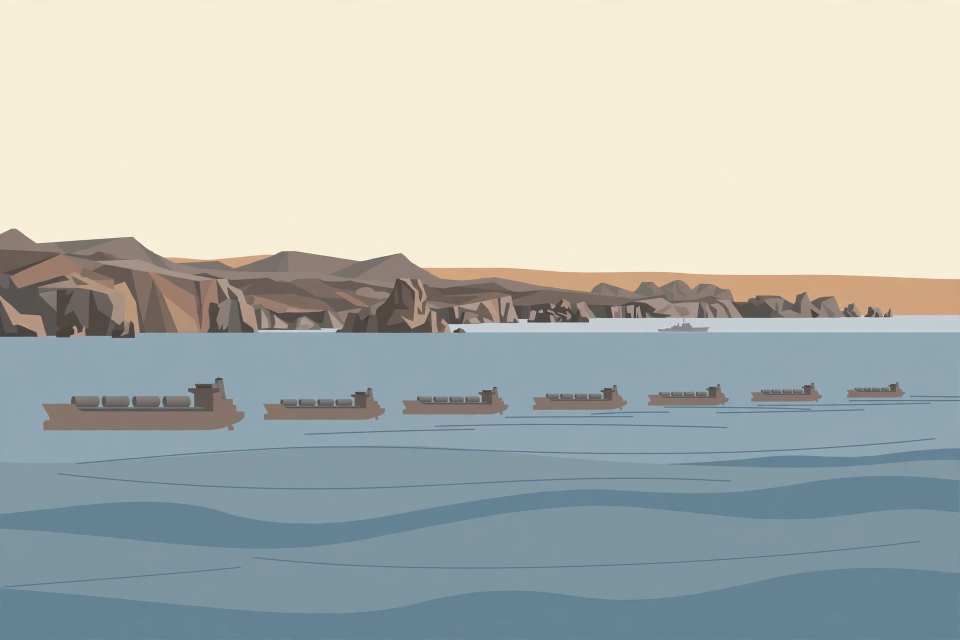
#> input picture assets2/hero-hormuz.png, 1920 x 1280 px (shown at 1/2 size)
$ python compose.py
#> lines starting #> are read from the running program, lines starting #| are printed output that depends on the picture
#!/usr/bin/env python3
"""Compose the news-image-20261121 entry: a dense newspaper front page.

THE WORLD IN ONE DAY — Saturday 21 November 2026.
47 real stories reported on 21 Nov 2026, 7 regions, 18 fields.
Flat vector illustrations (generated with the image model, no real photos).
All type drawn with PIL. Output: 1024x1024 JPEG bytes saved as entry.png.
"""
import os
from PIL import Image, ImageDraw, ImageFont

BASE = os.path.dirname(os.path.abspath(__file__))
ASSETS = os.path.join(BASE, "assets2")

W, H = 1024, 1024
PAPER = (246, 240, 220)
INK = (28, 26, 22)
GREY = (107, 100, 85)
RULE = (28, 26, 22)
RED = (163, 29, 29)
LAND = (227, 217, 189)
LAND_LINE = (150, 138, 110)
SEA = (223, 232, 228)

SERIF = "/usr/share/fonts/truetype/noto/NotoSerif-Bold.ttf"
SANS = "/usr/share/fonts/truetype/dejavu/DejaVuSans.ttf"
SANSB = "/usr/share/fonts/truetype/dejavu/DejaVuSans-Bold.ttf"


def font(path, size):
    return ImageFont.truetype(path, size)


def wrap(draw, s, f, max_w, max_lines=None):
    """Word-wrap s to max_w; returns list of lines (clamped to max_lines)."""
    words, lines, cur = s.split(), [], ""
    for w in words:
        trial = (cur + " " + w).strip()
        if draw.textlength(trial, font=f) <= max_w:
            cur = trial
        else:
            if cur:
                lines.append(cur)
            cur = w
    if cur:
        lines.append(cur)
    if max_lines is not None and len(lines) > max_lines:
        lines = lines[:max_lines]
        while lines and draw.textlength(lines[-1] + "...", font=f) > max_w:
            lines[-1] = lines[-1][:-1]
        lines[-1] = lines[-1] + "..."
    return lines


def fit_check(draw, s, f, max_w, max_lines, label):
    lines = wrap(draw, s, f, max_w, None)
    if len(lines) > max_lines:
        print(f"OVERFLOW {label}: {len(lines)} lines > {max_lines}: {s[:60]}")
    return lines


def cover(im, w, h):
    """Centre-crop image to fill w x h."""
    iw, ih = im.size
    s = max(w / iw, h / ih)
    im = im.resize((round(iw * s), round(ih * s)), Image.LANCZOS)
    x = (im.width - w) // 2
    y = (im.height - h) // 2
    return im.crop((x, y, x + w, y + h))


CONF_COLORS = {
    "CONFIRMED": (30, 107, 58),
    "REPORTED": (43, 95, 138),
    "CLAIM": (163, 91, 0),
    "FORECAST": (107, 91, 149),
    "OFFICIAL": (28, 26, 22),
}


def chip(draw, x, y, text, f, fill):
    w = draw.textlength(text, font=f) + 10
    h = 14
    draw.rounded_rectangle([x, y, x + w, y + h], radius=3, fill=fill)
    draw.text((x + 5, y + 2), text, font=f, fill=(255, 255, 255))
    return w


def num_chip(draw, x, y, n, size=16):
    f = font(SANSB, 10 if size <= 16 else 12)
    draw.rectangle([x, y, x + size, y + size], fill=RED)
    t = str(n)
    tw = draw.textlength(t, font=f)
    draw.text((x + (size - tw) / 2, y + (size - 12) / 2 + 1), t, font=f,
              fill=(255, 255, 255))


# ---------------------------------------------------------------- data
# (num, image, region, field, confidence, headline, summary, source)
HEROES = [
    (1, "hero-hormuz.png", "MIDDLE EAST", "WAR", "CONFIRMED",
     "TRUMP DELAYS IRAN STRIKE TO NEXT YEAR",
     "No decision on new strikes until after the new year. Iran readies a "
     "Kharg convoy to test the blockade; oil income hits zero by mid-Dec.",
     "World Watch · Independent · Iran Intl"),
    (2, "hero-houthi.png", "MIDDLE EAST", "WAR", "CONFIRMED",
     "SAUDI DEFENCES DOWN THREE HOUTHI MISSILES",
     "Coalition air defences intercept three Houthi ballistic missiles "
     "targeting Riyadh, then a Houthi drone.",
     "Arab News · Reuters · AFP"),
    (3, "hero-cyclone.png", "ASIA", "WEATHER", "CONFIRMED",
     "CYCLONE AKVAN FADES; ODISHA SPARED",
     "Akvan weakens after landfall near Gopalpur. 372,000 evacuated, "
     "41 trains cancelled; no major damage reported.",
     "The Hindu · Indian Express"),
    (4, "hero-datacentre.png", "NORTH AMERICA", "TECH", "CONFIRMED",
     "TRUMP THREATENS DATA-CENTRE TAX",
     "US tech firms that build AI data centres overseas will face "
     "tremendous penalties and taxes, Trump says.",
     "AP · Guardian · NYT · Axios · SBS"),
]

# (num, image, region, field, confidence, headline, summary, source)
NUMBERED = [
    (5, "small-poland.png", "EUROPE", "WAR", "REPORTED",
     "EUROPE CONDEMNS MISSILES IN POLAND",
     "Leaders react to Friday's landings; NATO calls it a violation.",
     "Guardian"),
    (6, "small-voyager.png", "NORTH AMERICA", "SPACE", "OFFICIAL",
     "VOYAGER 1 PASSES ONE LIGHT-DAY FROM EARTH",
     "First spacecraft to travel more than a light-day from home.",
     "Reuters · NASA"),
    (7, "small-dragon.png", "NORTH AMERICA", "SPACE", "REPORTED",
     "SPACEX DRAGON HEADS HOME FOR SPLASHDOWN",
     "Cargo craft leaves the station; splashdown due off California.",
     "Xinhua"),
    (8, "small-euuk.png", "EUROPE", "POLITICS", "REPORTED",
     "EU-UK AGREE CLOSEST TIES SINCE BREXIT",
     "Farm trade eased, carbon markets linked, youth mobility from 2028.",
     "BBC · Xinhua"),
    (9, "small-taragas.png", "MIDDLE EAST", "SHIPPING", "REPORTED",
     "LPG TANKER HIT AGAIN IN THE STRAIT",
     "Tara Gas attacked a second time off Oman; a seafarer is missing.",
     "The Hindu"),
    (10, "small-yemen.png", "MIDDLE EAST", "WAR", "CLAIM",
     "41 KILLED IN YEMEN AIRSTRIKES, MEDIA SAY",
     "Strikes attributed to Saudi Arabia kill 41, including 11 children.",
     "Xinhua · al-Masirah"),
    (11, "small-denmark.png", "EUROPE", "ESPIONAGE", "CLAIM",
     "DENMARK EXPELS DIPLOMAT OVER PLOT",
     "Copenhagen expels a diplomat over an alleged plot on Danish soil.",
     "Al Jazeera"),
    (12, "small-ebola.png", "AFRICA", "HEALTH", "REPORTED",
     "CONGO EBOLA OUTBREAK PASSES 11,000 CASES",
     "Bundibugyo strain spreads fast; 5,500 dead, no licensed cure.",
     "Reuters"),
    (13, "small-gupta.png", "NORTH AMERICA", "LAW", "OFFICIAL",
     "US COURT JAILS GUPTA 19 YEARS OVER PLOT",
     "Nikhil Gupta gets 235 months for the plot to kill Pannun in NY.",
     "The Hindu · Reuters"),
    (14, "small-maya.png", "LATIN AMERICA", "SCIENCE", "REPORTED",
     "MAYA STUCCO HEADS UNVEILED IN GUATEMALA",
     "Life-sized 7th-8th century heads unearthed in the Mirador Basin.",
     "Reuters"),
    (15, "small-cummins.png", "OCEANIA", "SPORT", "CONFIRMED",
     "CUMMINS KEEPS THE AUSTRALIAN CAPTAINCY",
     "Pat Cummins will retain the captaincy after meeting Cricket Aus.",
     "ABC"),
    (16, "small-delhi.png", "ASIA", "ENVIRONMENT", "REPORTED",
     "DELHI WAKES TO POOR AIR AS AQI HITS 279",
     "The capital's air stays poor on Saturday morning.",
     "Indian Express"),
]

# (num, headline, confidence) grouped by region for the ALSO columns
ALSO = [
    ("MIDDLE EAST", [
        (17, "US and Israel weigh new strikes on Iran", "REPORTED"),
        (18, "Araghchi rules out uranium transfer", "REPORTED"),
        (19, "Hormuz shipping 65% below pre-war levels", "REPORTED"),
        (20, "Tanker explodes after hitting mines, IRGC says", "CLAIM"),
        (21, "Iran says its strikes on Israel concluded", "CLAIM"),
    ]),
    ("ASIA", [
        (22, "Saudi to triple crude stored in Japan", "REPORTED"),
        (23, "Japan and Chile agree minerals, defence ties", "REPORTED"),
        (24, "Japan weighs nuclear-powered submarines", "REPORTED"),
        (25, "Japan education minister pressed to resign", "REPORTED"),
        (26, "Trump, Xi: humans keep charge of military AI", "REPORTED"),
        (27, "India takes note of Shenzhen summit", "OFFICIAL"),
        (28, "India asks UAE to probe flydubai co-pilot", "REPORTED"),
        (29, "HK seawater fuel from waste heat", "REPORTED"),
        (30, "Homo erectus mastered rainforest in China", "REPORTED"),
        (31, "Nara opens first NY solo show in a decade", "REPORTED"),
    ]),
    ("EUROPE", [
        (32, "Germany, France end FCAS fighter project", "REPORTED"),
        (33, "Coalition troops train in war's shadow", "REPORTED"),
        (34, "Kushner cites Russian openness on guarantees", "CLAIM"),
        (35, "US resumes intel sharing on missile threats", "REPORTED"),
        (36, "NATO scrambles jets as missile strikes Poland", "REPORTED"),
        (37, "Young protesters hit streets across Europe", "REPORTED"),
        (39, "Russian implant regrows bone, scientists say", "REPORTED"),
        (40, "Newcastle host Arsenal in late kick-off", "FORECAST"),
    ]),
    ("AFRICA", [
        (41, "Kenya debates marital consent", "REPORTED"),
        (42, "Ghana MP: where is GH¢100m coders fund?", "REPORTED"),
        (43, "Nigeria mega churches face succession heat", "REPORTED"),
        (44, "Peter Obi declares vote-defence holiday", "REPORTED"),
        (45, "Nigeria Customs suspends 3,852 recruits", "REPORTED"),
    ]),
    ("LATIN AMERICA", [
        (46, "Ecuador extends emergency by 30 days", "REPORTED"),
        (47, "Brazil recalls envoy to Argentina", "REPORTED"),
    ]),
    ("OCEANIA", [
        (38, "Australia, Canada, NZ condemn Russia's war", "OFFICIAL"),
    ]),
]

# Sources behind each ALSO region group (fitted to the column width;
# the two remaining Europe outlets, TPU and Sporting Life, are in the footer)
ALSO_SOURCES = {
    "MIDDLE EAST": "Iran Intl · Xinhua · Vestinger",
    "ASIA": "Kyodo · Hindu · HKUST · Reuters",
    "EUROPE": "Ilkha · AFP · Manifest · Independent",
    "AFRICA": "Daily Nation · GhanaWeb · Punch · Naija News",
    "LATIN AMERICA": "ILKHA",
    "OCEANIA": "MFAT",
}

DATECHECK = [
    "Shenzhen Peace Declaration — signed THU 19 NOV",
    "ICJ: Myanmar guilty of Rohingya genocide — THU 19 NOV",
    "Russian missile lands in Poland — FRI 20 NOV",
    "Australia-China agree AI talks — FRI 20 NOV",
    "US/Venezuela strike on ELN camp — 3-4 NOV",
    "Starship catch; Vulcan's first failure — 14 NOV",
    "ICEYE to buy Avio; NATO Starlift — 17 NOV",
    "NASA RS-25 engine test for Artemis — 19 NOV",
]

# (time, short label, story num) — chronological, evenly spaced stops
TIMELINE = [
    ("00:37", "Houthi missiles down", 2),
    ("01:39", "US-Israel weigh strikes", 17),
    ("01:49", "Cyclone fades", 3),
    ("02:29", "Kharg convoy", 1),
    ("02:41", "Poland reaction", 5),
    ("03:04", "Cummins keeps captaincy", 15),
    ("03:11", "Hormuz shipping -65%", 19),
    ("23:41", "Tanker hits mines", 20),
]

HOW_SURE = [
    ("CONFIRMED", "several major outlets agree"),
    ("REPORTED", "one major outlet"),
    ("CLAIM", "single source, unverified"),
    ("FORECAST", "a prediction, not a result"),
    ("OFFICIAL", "a government or court statement"),
]


# ------------------------------------------------------------ world map
# Simplified continent outlines, (lon, lat). Schematic, not to scale.
CONTINENTS = [
    # North America
    [(-168, 66), (-140, 70), (-120, 72), (-95, 80), (-80, 73), (-75, 62),
     (-65, 60), (-55, 47), (-70, 42), (-75, 35), (-80, 32), (-85, 30),
     (-90, 21), (-97, 16), (-105, 20), (-110, 23), (-120, 34), (-125, 40),
     (-130, 55), (-150, 60), (-165, 60)],
    # Greenland
    [(-58, 64), (-45, 60), (-30, 68), (-40, 76), (-60, 76), (-68, 70)],
    # South America
    [(-80, 10), (-75, 5), (-60, 5), (-50, 0), (-40, -5), (-35, -10),
     (-40, -20), (-48, -28), (-55, -35), (-65, -45), (-70, -55), (-73, -40),
     (-72, -20), (-80, -5), (-81, 0)],
    # Africa
    [(-17, 15), (-10, 30), (-5, 35), (10, 37), (20, 32), (32, 31), (35, 28),
     (40, 15), (48, 11), (51, 10), (45, 0), (40, -10), (35, -18), (32, -28),
     (25, -35), (18, -35), (15, -25), (12, -10), (9, 4), (-8, 5), (-15, 10)],
    # Europe
    [(-10, 36), (-9, 43), (-2, 48), (0, 50), (5, 53), (8, 57), (10, 59),
     (18, 56), (21, 55), (24, 58), (28, 60), (30, 62), (25, 65), (20, 70),
     (15, 70), (10, 64), (5, 60), (-5, 58), (-10, 55), (-12, 50), (-10, 44)],
    # Asia
    [(30, 62), (40, 68), (60, 70), (80, 73), (100, 76), (120, 73), (140, 72),
     (160, 70), (178, 66), (170, 60), (162, 56), (158, 50), (150, 45),
     (140, 40), (130, 35), (127, 33), (122, 30), (120, 25), (110, 20),
     (105, 10), (100, 8), (95, 15), (90, 22), (85, 20), (80, 10), (77, 8),
     (72, 20), (66, 25), (60, 25), (55, 26), (50, 30), (45, 30), (40, 32),
     (35, 36), (30, 36)],
    # Australia
    [(113, -22), (114, -30), (115, -35), (124, -33), (130, -32), (137, -35),
     (140, -38), (145, -38), (150, -37), (153, -27), (150, -22), (146, -19),
     (142, -11), (136, -12), (132, -11), (126, -14), (122, -17), (118, -20)],
    # Japan
    [(130, 31), (133, 34), (137, 35), (140, 38), (142, 42), (145, 44),
     (140, 40), (135, 34), (130, 32)],
    # Britain
    [(-5, 50), (-3, 53), (-5, 56), (-2, 58), (0, 52)],
]

# (story num, lon, lat, place) — pins on the map (nudged so neighbours
# do not overlap at this scale; no pin for 9 Musandam, it sits on Hormuz)
PINS = [
    (1, 55.0, 28.0, "Hormuz"),
    (2, 46.0, 24.5, "Riyadh"),
    (3, 84.9, 19.3, "Gopalpur"),
    (4, -77.0, 38.9, "Washington"),
    (5, 24.0, 50.5, "Lublin"),
    (8, -1.0, 52.0, "London"),
    (10, 42.0, 14.0, "Sanaa"),
    (11, 11.0, 58.5, "Copenhagen"),
    (12, 15.3, -4.3, "Kinshasa"),
    (13, -74.0, 40.7, "New York"),
    (14, -90.5, 14.6, "Guatemala"),
    (15, 151.2, -33.9, "Sydney"),
    (16, 77.2, 28.6, "Delhi"),
]


# [18 lines left out: function draw_map, not called in this run]


# ------------------------------------------------------------ compose
def compose():
    img = Image.new("RGB", (W, H), PAPER)
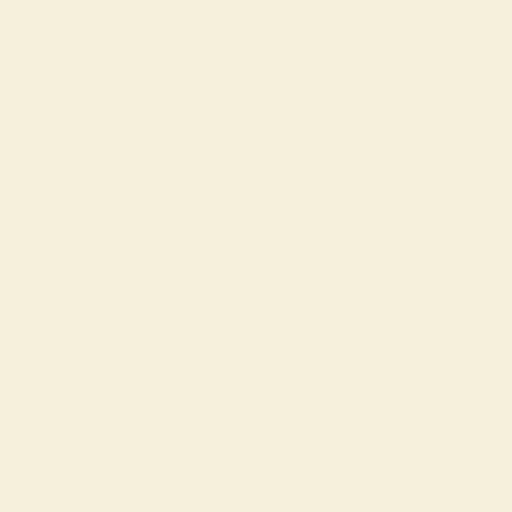
#> img: PIL image 1024x1024 RGB (shown at 1/2 size); mean R, G, B 246, 240, 220
    d = ImageDraw.Draw(img)
    MX = 12  # side margin
    CW = W - 2 * MX  # 1000

    # ---- masthead
    f_title = font(SERIF, 54)
    title = "THE WORLD IN ONE DAY"
    tw = d.textlength(title, font=f_title)
#> tw = 684
    d.text(((W - tw) / 2, 6), title, font=f_title, fill=INK)
    f_date = font(SANSB, 19)
    date = "SATURDAY 21 NOVEMBER 2026"
    tw = d.textlength(date, font=f_date)
#> tw = 331.7
    d.text(((W - tw) / 2, 68), date, font=f_date, fill=INK)
    f_kick = font(SANS, 12)
    d.text((MX, 94), "47 STORIES · 7 REGIONS · 18 FIELDS",
           font=f_kick, fill=INK)
    right = "ALL TIMES UTC · EVERY STORY SOURCED"
    tw = d.textlength(right, font=f_kick)
#> tw = 244.9
    d.text((W - MX - tw, 94), right, font=f_kick, fill=INK)
    d.line([(MX, 112), (W - MX, 112)], fill=RULE, width=3)
    d.line([(MX, 116), (W - MX, 116)], fill=RULE, width=1)

    # ---- timeline: the day in order (evenly spaced stops, times shown)
    y = 121
    f_tl = font(SANSB, 11)
    d.text((MX, y), "THE DAY, IN ORDER", font=f_tl, fill=INK)
    d.text((W - MX - d.textlength("UTC", font=f_tl), y), "UTC",
           font=f_tl, fill=GREY)
    bar_y = 162
    d.line([(MX, bar_y), (W - MX, bar_y)], fill=RULE, width=2)
    n = len(TIMELINE)
    slot = CW / n
    f_time = font(SANSB, 10)
    f_lab = font(SANS, 9)
    for i, (t, lab, num) in enumerate(TIMELINE):
        cx = MX + slot * (i + 0.5)
        d.ellipse([cx - 4, bar_y - 4, cx + 4, bar_y + 4], fill=RED)
        above = (i % 2 == 0)
        tw1 = d.textlength(t, font=f_time)
        tw2 = d.textlength(lab, font=f_lab)
        tx = min(max(cx - max(tw1, tw2) / 2, MX), W - MX - max(tw1, tw2))
        if above:
            d.text((tx, bar_y - 28), t, font=f_time, fill=RED)
            d.text((tx, bar_y - 16), lab, font=f_lab, fill=INK)
        else:
            d.text((tx, bar_y + 8), t, font=f_time, fill=RED)
            d.text((tx, bar_y + 20), lab, font=f_lab, fill=INK)
#> this loop made 8 passes
#> (tw2, tx) on passes 1 to 8: (95.56, 26.72), (102.2, 148.4), (63.28, 292.9), (61.56, 418.7), (69.62, 539.7), (118.2, 640.4), (102.2, 773.4), (78.69, 910.2)

    # ---- heroes: 4 across
    hy = 196
    col_w = (CW - 3 * 8) // 4  # 244
    f_tag = font(SANSB, 9)
    f_hhead = font(SANSB, 16)
    f_hsum = font(SANS, 10)
    f_src = font(SANS, 9)
    for i, (num, image, region, field, conf, head, summ, src) in enumerate(HEROES):
        x = MX + i * (col_w + 8)
        num_chip(d, x, hy, num)
        tag = f"{region} · {field}"
        d.text((x + 21, hy + 2), tag, font=f_tag, fill=GREY)
        chip(d, x + col_w - 62, hy + 1, conf, font(SANSB, 8),
             CONF_COLORS[conf])
        im = Image.open(os.path.join(ASSETS, image)).convert("RGB")
#> im is the input picture: PIL image 1920x1280 RGB; mean R, G, B 177.2, 182.9, 178.1
        img.paste(cover(im, col_w, 104), (x, hy + 20))
#> in cover, `im = im.resize((round(iw * s), round(ih * s)), Image.LANCZOS)`:
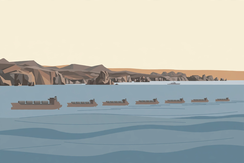
#> im: PIL image 244x163 RGB; mean R, G, B 177.2, 182.9, 178.1
#> in cover, `return im.crop((x, y, x + w, y + h))`:
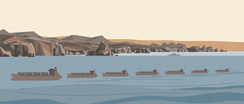
#> returned value: PIL image 244x104 RGB; mean R, G, B 176.5, 180.1, 174.8
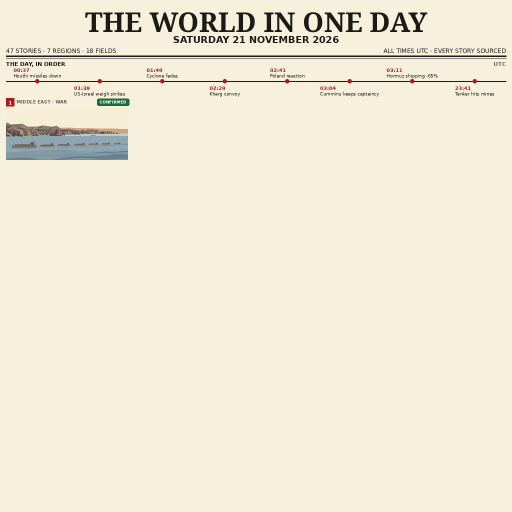
#> img: PIL image 1024x1024 RGB (shown at 1/2 size); mean R, G, B 239.5, 233.7, 214.4
        lines = fit_check(d, head, f_hhead, col_w, 2, f"hero {num} head")
#> lines = ['TRUMP DELAYS IRAN', 'STRIKE TO NEXT YEAR']
        yy = hy + 130
        for ln in lines:
            d.text((x, yy), ln, font=f_hhead, fill=INK)
            yy += 19
#> this loop made 2 passes
#> (ln, yy) on passes 1 to 2: ('TRUMP DELAYS IRAN', 345), ('STRIKE TO NEXT YEAR', 364)
#> after the loop, yy = 364
        lines = fit_check(d, summ, f_hsum, col_w, 3, f"hero {num} sum")
#> lines = 3 items
        yy += 3
#> yy = 367
        for ln in lines:
            d.text((x, yy), ln, font=f_hsum, fill=INK)
            yy += 13
#> this loop made 3 passes
#> yy on passes 1 to 3: 380, 393, 406
#> after the loop, yy = 406
        src_lines = wrap(d, src, f_src, col_w, 1)
#> src_lines = ['World Watch · Independent · Iran Intl']
        d.text((x, yy + 2), src_lines[0], font=f_src, fill=GREY)
    d.line([(MX, 424), (W - MX, 424)], fill=RULE, width=2)

    # ---- numbered: 4 cols x 3 rows
    ny = 432
    cell_w, cell_h = col_w, 78
    f_nhead = font(SANSB, 11)
    f_nsum = font(SANS, 9)
    f_ntag = font(SANSB, 8)
    for i, (num, image, region, field, conf, head, summ, src) in enumerate(NUMBERED):
        col, row = i % 4, i // 4
        x = MX + col * (col_w + 8)
        y = ny + row * (cell_h + 6)
        im = Image.open(os.path.join(ASSETS, image)).convert("RGB")
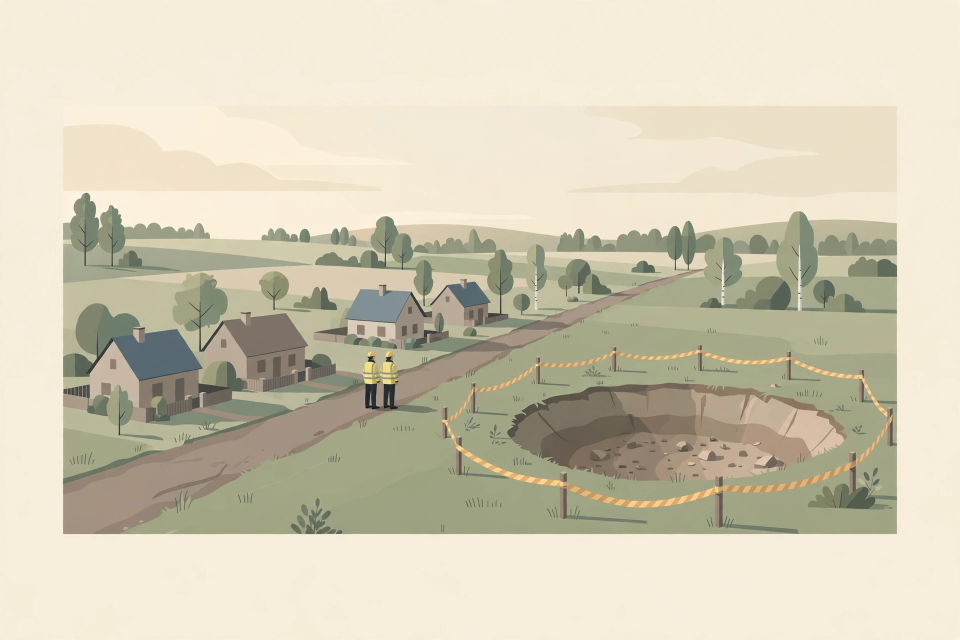
#> input picture assets2/small-poland.png, 1920 x 1280 px (shown at 1/2 size)
#> im is the input picture: PIL image 1920x1280 RGB; mean R, G, B 209.9, 203.4, 181
        img.paste(cover(im, 66, 58), (x, y + 8))
#> (the rest of the program and of its run is left out)
